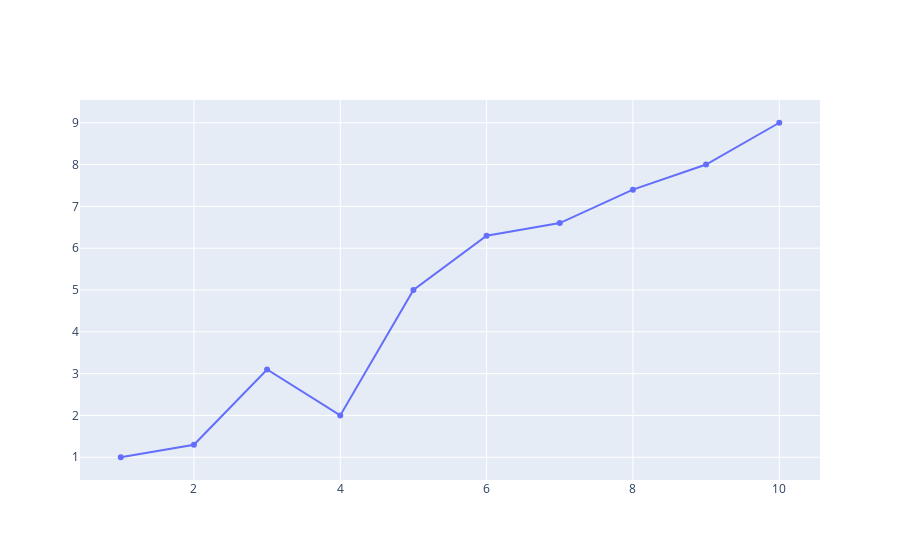

The cell this chart's notebook holds for it:
### Markdown cell above
## Linear Regression model

### Code cell
# generate numpy array from 1 to 10
import numpy as np
x_train = np.arange(1, 11).astype('float32')
y_train = np.array([1.0, 1.3, 3.1, 2.0, 5.0, 6.3, 6.6, 
                    7.4, 8.0, 9.0], dtype='float32')

# import ploty and plot the data
import plotly.graph_objects as go
fig = go.Figure(data=[go.Scatter(x=x_train, y=y_train)])
fig.show()

### Figure 1 — Plotly figure (JSON) as saved in the notebook; plotly's stock layout.template omitted (floating-point values rounded to 4 significant figures)
{"data": [{"type": "scatter", "x": [1, 2, 3, 4, 5, 6, 7, 8, 9, 10], "y": [1, 1.3, 3.1, 2, 5, 6.3, 6.6, 7.4, 8, 9]}], "layout": {}}
